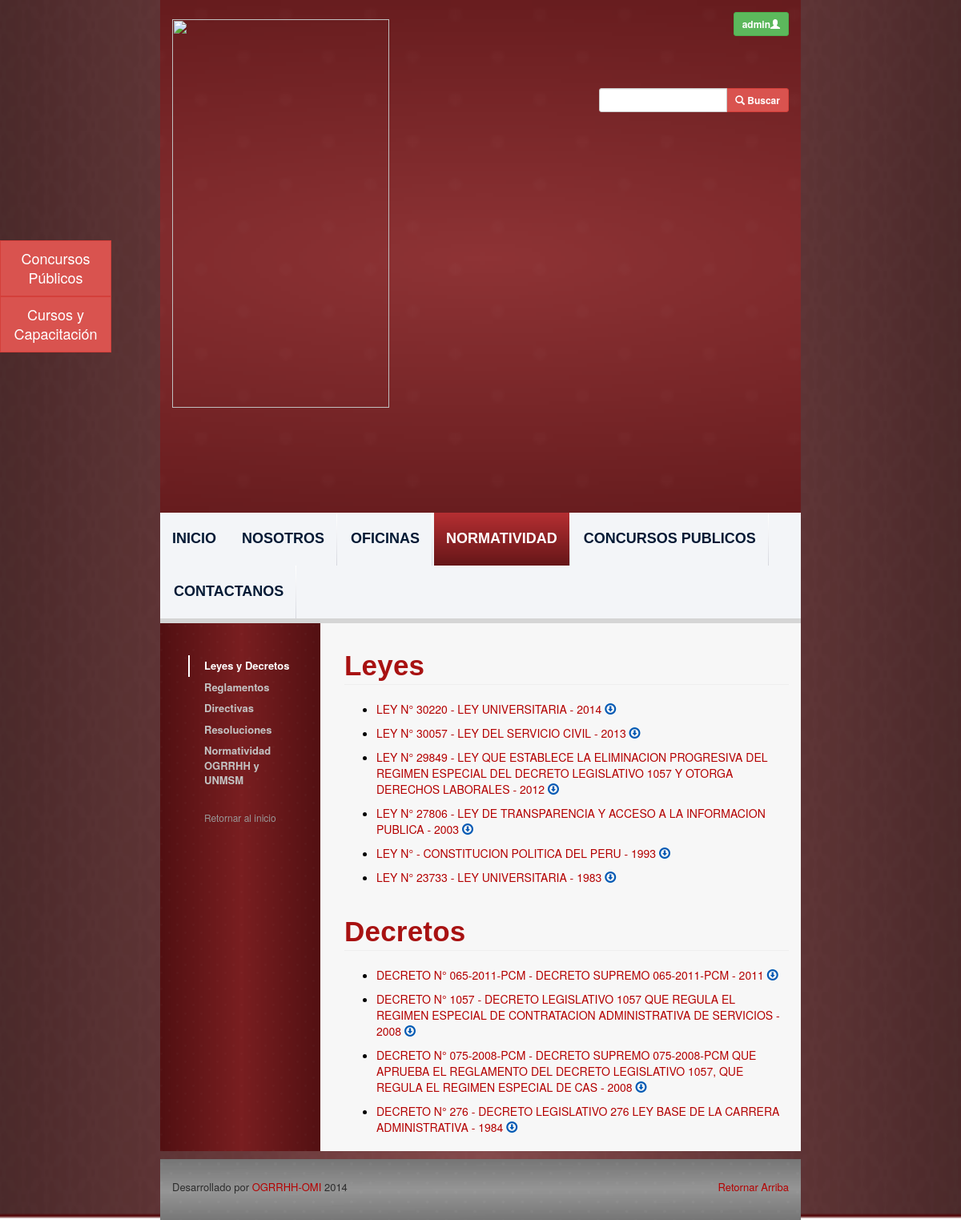
The app's page /legislation-laws-decree.php (signed in) with its own data.
### tables this page shows
CREATE TABLE `legislations` (
  `id` int(11) NOT NULL AUTO_INCREMENT,
  `name` varchar(500) NOT NULL,
  `number` varchar(45) NOT NULL,
  `description` varchar(500) DEFAULT NULL,
  `publication_date` date NOT NULL,
  `file_path` varchar(500) NOT NULL,
  `user_id` int(11) NOT NULL,
  `legislation_type_id` int(11) NOT NULL,
  `office_id` int(11) NOT NULL,
  `update_date` date NOT NULL,
  PRIMARY KEY (`id`)
);

CREATE TABLE `legislation_types` (
  `id` int(11) NOT NULL AUTO_INCREMENT,
  `name` varchar(100) NOT NULL,
  PRIMARY KEY (`id`)
);

### php_files/ConnectionManager.php (called while the page is built, shortened)
<?php
class ConnectionManager{
	public $hostName = "localhost";
	public $userName = "root";
	public $password = "root";
	public $database = "ogrrhhwebsitedb";
	public $connection;
	public function createConnection(){
		$this->connection =  mysql_connect ( $this->hostName, $this->userName, $this->password );
	}
	public function selectDatabase(){
		return mysql_select_db ($this->database, $this->connection );
	}
	public function doQuery($query){
		$result = mysql_query ( $query, $this->connection );
		return $result;
	}
	public function closeConnection(){
		return mysql_close ($this->connection);
	}
}
?>

### php_files/LegislationDAO.php (called while the page is built, shortened)
<?php
include 'ConnectionManager.php';
class LegislationDAO {
	public function selectByLegislationType($legislationTypeId) {
		$query = 	"SELECT l.*, YEAR(l.publication_date) AS publication_year, lt.name as legislation_type_name
					FROM legislations l
					INNER JOIN legislation_types lt on l.legislation_type_id = lt.id
					WHERE legislation_type_id = " . $legislationTypeId . " ORDER BY l.publication_date DESC;";
		$connectionManager = new ConnectionManager ();
		$result = $connectionManager->doQuery ( $query );
		return $result;
	}
}
?>

### legislation-laws-decree.php (the view, shortened to what this page needs)
<?php
include 'php_files/LegislationDAO.php';
$legislationTypeIdLaw = 1;
$legislationTypeIdDecree = 2;
$legislationDAO = new LegislationDAO ();
$queryResultLaws = $legislationDAO->selectByLegislationType ( $legislationTypeIdLaw );
$queryResultDecree = $legislationDAO->selectByLegislationType ( $legislationTypeIdDecree );
?>
<html lang="es_PE">
<?php include('webframes/resources.php');?>
<body class="body-style">
	<div class="container-fluid">
		<div class="row background-image-style">
			<div class="col-md-8">
			<?php include('webframes/header.php');?>
			<div id="content-div" class="row">
				<?php include('webframes/left-navbar.php');?>
					<div class="col-md-9 text-content-style">
						<h1 id="universitary-legislation"
							class="font-style-medium-title-dark page-header ">Leyes</h1>
						<ul>
							<?php
							while ( $row = mysql_fetch_assoc ( $queryResultLaws ) ) {
								print ("<li class='download-link'><a class='upper-case-link' href='view-legislation.php?id=".$row ['id']."'>"
								. $row ['legislation_type_name'] . " N° " . $row ['number'] . " - " . $row ['name'] . " - " . $row ['publication_year']
								. "</a><div class='download-link-message' data-toggle='tooltip' title='' data-original-title='Descargar'>
								<a class='blue-link-style ' href='" . Constants::ogrrhhFTPUrl . $row ['file_path'] . "' target='_blank'>
								<span class='glyphicon glyphicon-download'></span></a></div></li>") ;
							}
							?>
						</ul>
						<h1 id="universitary-legislation"
							class="font-style-medium-title-dark page-header ">Decretos</h1>
						<ul>
						<?php
						while ( $row = mysql_fetch_assoc ( $queryResultDecree ) ) {
							print ("<li class='download-link'><a class='upper-case-link' href='view-legislation.php?id=".$row ['id']."'>"
								. $row ['legislation_type_name'] . " N° " . $row ['number'] . " - ". $row ['name'] . " - " . $row ['publication_year'] .
								"</a><div class='download-link-message' data-toggle='tooltip' title='' data-original-title='Descargar'>
								<a class='blue-link-style ' href='" . Constants::ogrrhhFTPUrl . $row ['file_path'] . "' target='_blank'>
								<span class='glyphicon glyphicon-download'></span></a></div></li>") ;
						}
						?>
						</ul>
					</div>
				</div>
			<?php include('webframes/footer.php');?>
		</div>
		</div>
	</div>
</body>
</html>

### resources/css/carousel.css (style rules this page uses)
body { padding-bottom: 40px; color: #5a5a5a; }

### resources/css/ogrrhh-website.css (style rules this page uses)
.body-style { padding-bottom: 0px; color: black; }
.background-image-style { background: url('../pages-styles/website-background.fw.png') no-repeat; -webkit-background-size: cover; -moz-background-size: cover; -o-background-size: cover; background-size: 100% 100%; }
.font-style-medium-title-dark { font-family: "Lucida Grande", "Lucida Sans Unicode", "Lucida Sans", Geneva, Verdana, sans-serif; color: #A81212; font-size: 35; padding: 5; font-weight: bold; letter-spacing: 0.2px; line-height: 36pX; padding-left: 0px; }
.blue-link-style { color: #0059B4; text-decoration: none; }
.download-link-message { display: inline; }
.text-content-style { background-color: #F7F7F7; padding-left: 30px; padding-top: 15px; min-height: 600px; }
.upper-case-link { text-transform: uppercase; }
.download-link { padding-bottom: 10px; }

### records on screen
legislations: legislation_type.name "LEY", number "30220", name "LEY UNIVERSITARIA", publication_year "2014"
legislations: legislation_type.name "LEY", number "30057", name "LEY DEL SERVICIO CIVIL", publication_year "2013"
legislations: legislation_type.name "LEY", number "29849", name "LEY QUE ESTABLECE LA ELIMINACION PROGRESIVA DEL REGIMEN ESPECIAL DEL DECRETO LEGISLATIVO 1057 Y OTORGA DERECHOS LABORALES", publication_year "2012"
legislations: legislation_type.name "LEY", number "27806", name "LEY DE TRANSPARENCIA Y ACCESO A LA INFORMACION PUBLICA", publication_year "2003"
legislations: legislation_type.name "LEY", name "CONSTITUCION POLITICA DEL PERU", publication_year "1993"
legislations: legislation_type.name "LEY", number "23733", name "LEY UNIVERSITARIA", publication_year "1983"
legislations: legislation_type.name "DECRETO", number "065-2011-PCM", name "DECRETO SUPREMO 065-2011-PCM", publication_year "2011"
legislations: legislation_type.name "DECRETO", number "1057", name "DECRETO LEGISLATIVO 1057 QUE REGULA EL REGIMEN ESPECIAL DE CONTRATACION ADMINISTRATIVA DE SERVICIOS", publication_year "2008"
legislations: legislation_type.name "DECRETO", number "075-2008-PCM", name "DECRETO SUPREMO 075-2008-PCM QUE APRUEBA EL REGLAMENTO DEL DECRETO LEGISLATIVO 1057, QUE REGULA EL REGIMEN ESPECIAL DE CAS", publication_year "2008"
legislations: legislation_type.name "DECRETO", number "276", name "DECRETO LEGISLATIVO 276 LEY BASE DE LA CARRERA ADMINISTRATIVA", publication_year "1984"
